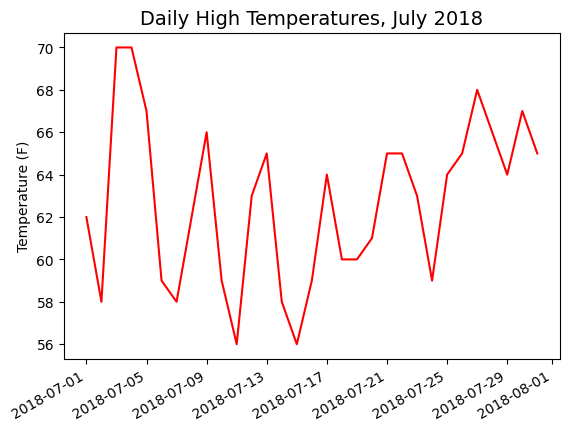

Generate this figure with Python:
import csv
import matplotlib.pyplot as plt
from datetime import datetime
filename = "sitka_weather_07-2018_simple.csv"

with open(filename) as f:
    reader = csv.reader(f)
    header_row = next(reader)
    # printing out the headers and their positions.
    # We see that the data we need which are the date & the max temperature is in the 2nd & the 5th col,
    # We'll process each row of data and extract the values at index 2 & 5 to visualize.

    """Get Dates & High Temperature from this file. """
    """Extracting & Reading Data."""
    dates, highs = [], []
    for row in reader:
        current_date = datetime.strptime(row[2], "%Y-%m-%d")
        high = int(row[5]) # Converting the string data in the TMAX col to integer before appending.
        dates.append(current_date)
        highs.append(high)
    print(highs)
    # We've extracted the high temperature data for each date and stored each value in a list. Now let's create a
    # visualisation of this data.

    # Plotting data in a temperature chart.
    fig,ax = plt.subplots()
    ax.plot(dates, highs, c="red")

    #Formatting the plot.
    plt.title("Daily High Temperatures, July 2018", fontsize=14)
    plt.xlabel("", fontsize=10)
    fig.autofmt_xdate() # Draws the dates on the x-axis.
    plt.ylabel("Temperature (F)", fontsize=10)
    plt.tick_params(axis="both", which="major", labelsize=10)
    plt.savefig("sitka_highs.png", bbox_inches="tight")
    plt.show()

    """The datetime module."""



